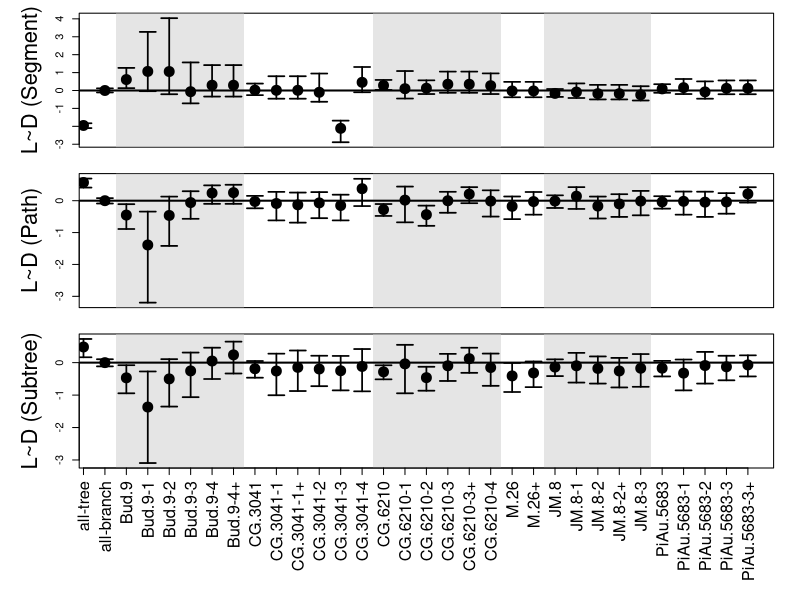
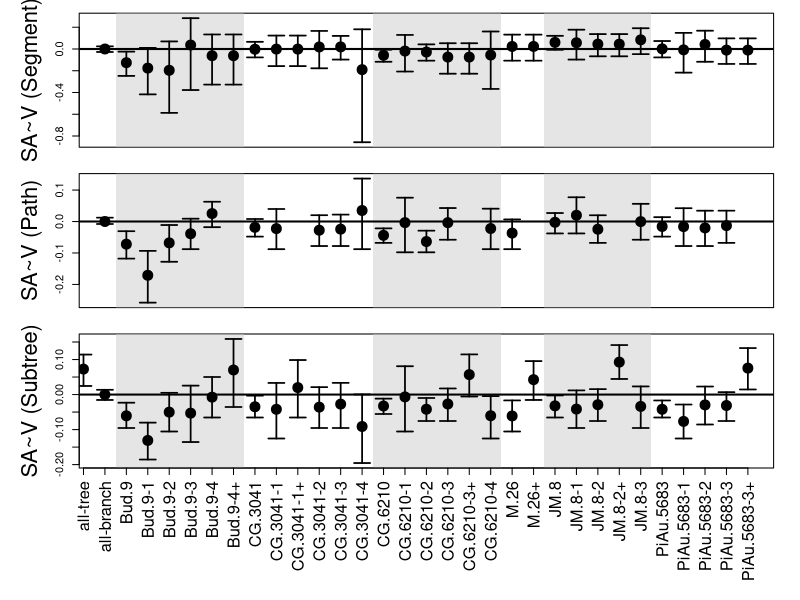
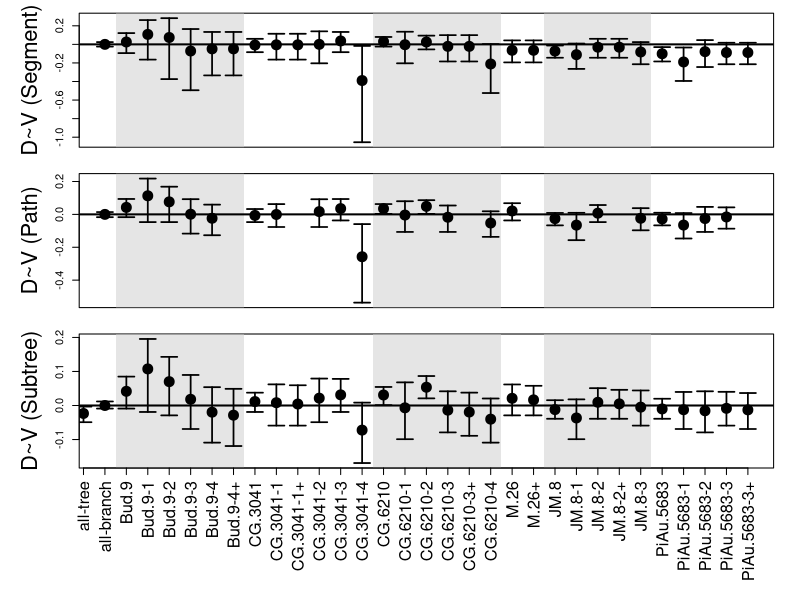
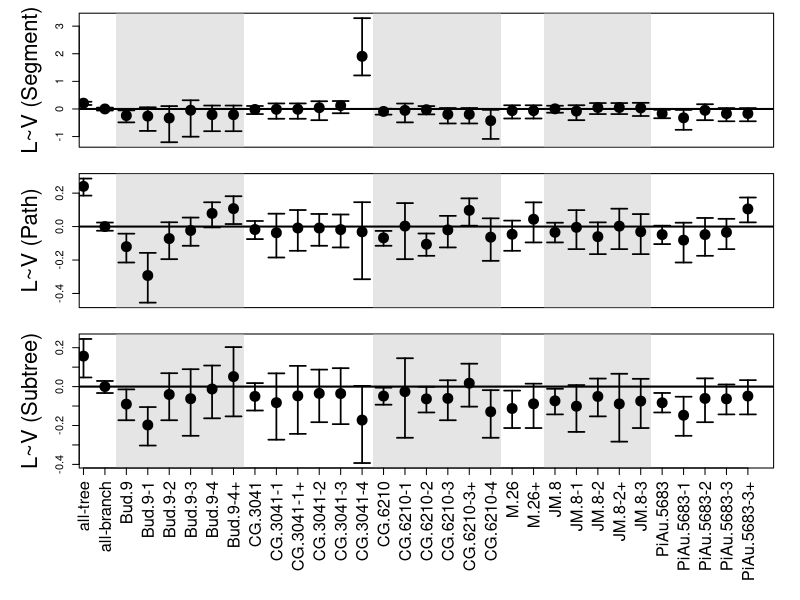
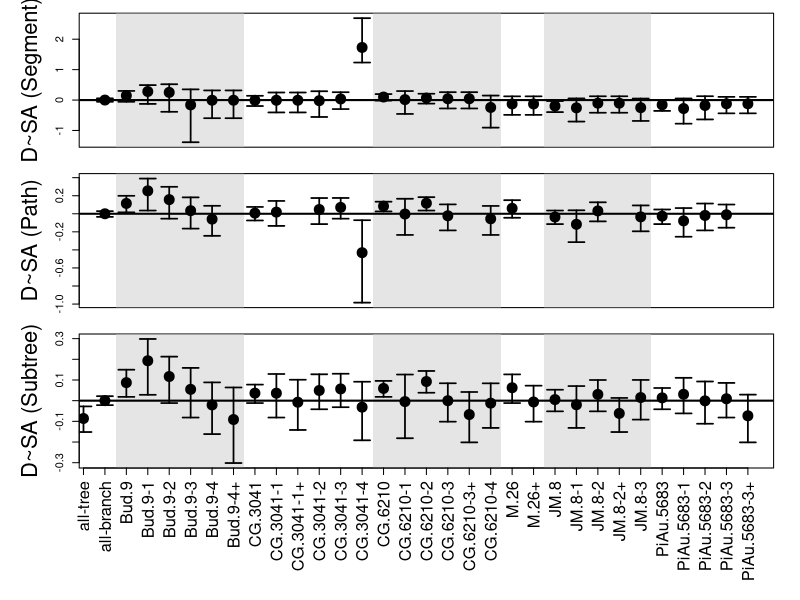
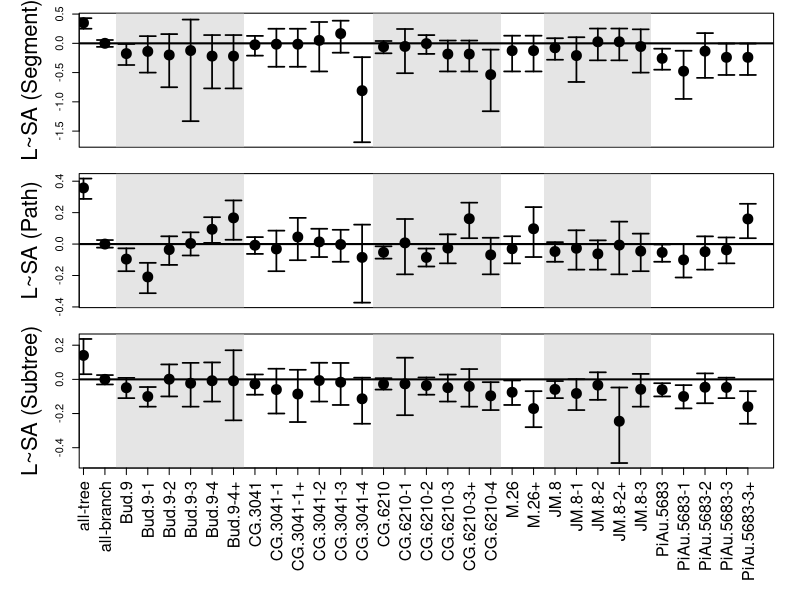
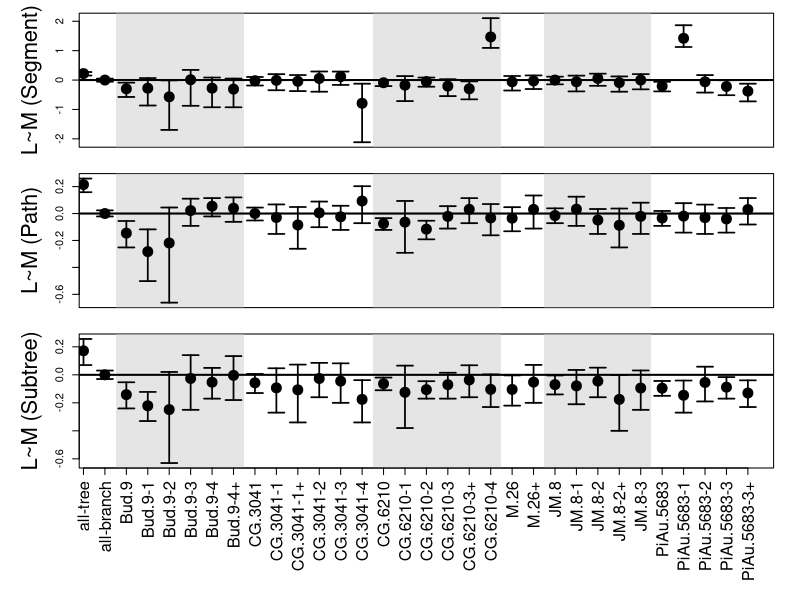
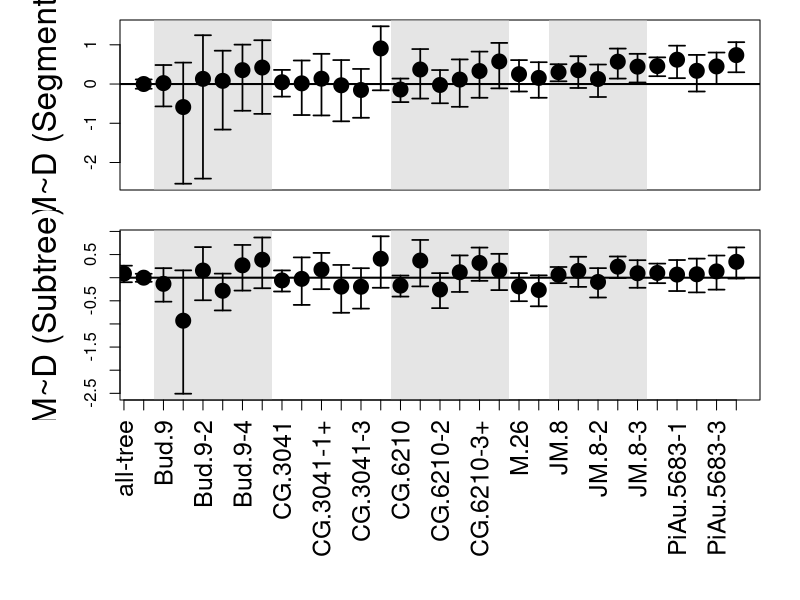

Here is the R script that generated these plots, in order:
# This script calculates slope differences from the SMAResults.csv.

library(`stringr`)
# Functions ----

get_data <- function(){
  # Compiles data for computation from the visually oriented SMAResults file
  
  sma <- read.csv("SMAResults.csv", sep=",", head=T) 
  
  input_data <- list()
  for (i in 1:27){                              # Scaling relationships
    input_data[[i]] <- list()
    for (j in 1:7){                             # Results output
      #  1. Intercept, 2. Int CI-, 3. Int CI+, 
      #  4. Exponent,  5. Exp CI-, 6. Exp CI+, 7.R2 
      input_data[[i]][[j]] <- vector(length = 32)
      for (k in 1:32) {                         # Groups and individuals
        input_data[[i]][[j]][k] = as.numeric(str_split(
          sma[(k+1),(i+2)], ";")[[1]][j])
      }
    }
  }
  return(input_data)
}

calc_m_diffs <- function(relationship, focal_group, i){
  # calculates differences in scaling parameters from focal_group
  m_diff_all = -1 * (sma_res[[relationship]][[4]][i] -
               sma_res[[relationship]][[4]][focal_group])
  
  m_diff_CId = -1 * (sma_res[[relationship]][[5]][i] - 
               sma_res[[relationship]][[4]][focal_group])

  m_diff_CIu = -1 * (sma_res[[relationship]][[6]][i] - 
               sma_res[[relationship]][[4]][focal_group])

  return(c(m_diff_all, m_diff_CId, m_diff_CIu,
           sma_res[[relationship]][[7]][i]))
}

calc_int_diffs <- function(relationship, focal_group, i){
  # calculates differences in scaling parameters from focal_group
  int_diff_all = -1 * (sma_res[[relationship]][[1]][i] -
                       sma_res[[relationship]][[1]][focal_group])
  
  int_diff_CId = -1 * (sma_res[[relationship]][[2]][i] - 
                       sma_res[[relationship]][[1]][focal_group])
  
  int_diff_CIu = -1 * (sma_res[[relationship]][[3]][i] - 
                       sma_res[[relationship]][[1]][focal_group])
  
  return(c(int_diff_all, int_diff_CId, int_diff_CIu,
           sma_res[[relationship]][[7]][i]))
}

calc_m_diffs_std <- function(relationship, focal_group, i){
  # calculates differences in scaling parameters from focal group 
  # standardized by focal group CI
  all_branch_CI = sma_res[[relationship]][[6]][focal_group] - 
                  sma_res[[relationship]][[5]][focal_group]
  
  m_diff_all    = -1 * (sma_res[[relationship]][[4]][i] -
                  sma_res[[relationship]][[4]][focal_group]) / 
                  all_branch_CI
  
  m_diff_CId    = -1 * (sma_res[[relationship]][[5]][i] - 
                  sma_res[[relationship]][[4]][focal_group]) / 
                  all_branch_CI
  
  m_diff_CIu    = -1 * (sma_res[[relationship]][[6]][i] - 
                  sma_res[[relationship]][[4]][focal_group]) / 
                  all_branch_CI
  
  return(c(m_diff_all, m_diff_CId, m_diff_CIu,
         sma_res[[relationship]][[7]][i]))  # R2
}

calc_int_diffs_std <- function(relationship, focal_group, i){
  # calculates differences in scaling parameters from focal group 
  # standardized by focal group CI
  all_branch_CI = sma_res[[relationship]][[3]][focal_group] - 
                  sma_res[[relationship]][[2]][focal_group]
  
  int_diff_all    = -1 * (sma_res[[relationship]][[1]][i] -
                          sma_res[[relationship]][[1]][focal_group]) / 
    all_branch_CI
  
  int_diff_CId    = -1 * (sma_res[[relationship]][[2]][i] - 
                          sma_res[[relationship]][[1]][focal_group]) / 
    all_branch_CI
  
  int_diff_CIu    = -1 * (sma_res[[relationship]][[3]][i] - 
                          sma_res[[relationship]][[1]][focal_group]) / 
    all_branch_CI
  
  return(c(int_diff_all, int_diff_CId, int_diff_CIu,
           sma_res[[relationship]][[7]][i]))  # R2
}

get_m_diffs <- function(relationship, focal_group = 2, standardized = F){
  # compiles scaling parameter diffs into output file
  if (standardized == F){
    for (i in 1:length(sma_res[[relationship]][[1]])){
      if(exists('output')){
        output = rbind(output, calc_m_diffs(relationship, focal_group, i))
      } else {
        output = calc_m_diffs(relationship, focal_group, i)
      }
    }
    return(output)
  } else {
    for (i in 1:length(sma_res[[relationship]][[1]])){
      if(exists('output')){
        output = rbind(output, calc_m_diffs_std(relationship, focal_group, i))
      } else {
        output = calc_m_diffs_std(relationship, focal_group, i)
      }
    }
    return(output)
  }
}

get_int_diffs <- function(relationship, focal_group = 2, standardized = F){
  # compiles scaling parameter diffs into output file
  if (standardized == F){
    for (i in 1:length(sma_res[[relationship]][[1]])){
      if(exists('output')){
        output = rbind(output, calc_int_diffs(relationship, focal_group, i))
      } else {
        output = calc_int_diffs(relationship, focal_group, i)
      }
    }
    return(output)
  } else {
    for (i in 1:length(sma_res[[relationship]][[1]])){
      if(exists('output')){
        output = rbind(output, calc_int_diffs_std(relationship, focal_group, i))
      } else {
        output = calc_int_diffs_std(relationship, focal_group, i)
      }
    }
    return(output)
  }
}

poly_set <- function(results, x_set, n){
  # sets the grey shading regions for the plot function
  polygon(x_set, 
          c(min(results[[n]], na.rm=T)-1, max(results[[n]], na.rm=T)+1, 
            max(results[[n]], na.rm=T)+1, min(results[[n]], na.rm=T)-1), 
          col = rgb(.80,.80,.80,0.5), border = NA)
}

gen_plot <- function(results, n){
  # general plot for scaling results by rootstock and individual
  plot(range(2,32), range(min(results[[n]][, 1:3], na.rm=T), max(results[[n]][, 1:3], na.rm=T)), 
       ylab = relationships[n], xlab="", xaxt = 'n', type = 'n',
       ylim = c(min(results[[n]][, 1:3], na.rm=T), max(results[[n]][, 1:3], na.rm=T)))
  poly_set(results, c(2.5, 2.5, 8.5, 8.5), n)
  poly_set(results, c(14.5, 14.5, 20.5, 20.5), n) 
  poly_set(results, c(22.5, 22.5, 27.5, 27.5), n) 
  points(results[[n]][, 1], pch = 19, cex = 2, bg = "black")
  #points(results[[n]][, 2], pch = 25, cex = 2, bg = "black")
  #points(results[[n]][, 3], pch = 16, cex = 4)
  for(s in 1:32){
    arrows(y0=results[[n]][, 2][s], y1=results[[n]][, 3][s], x0=s, x1=s, code=3, angle=90, lwd=1.7, length=.08)  
  }
  abline(h = 0, lwd = 2, lty = 1)
  #abline(h = elastic[n], lwd = 2, lty = 2)
}

multi_plot <- function(results, col_list, location = "topright"){
  # builds panel of general plots for branch-levels by scaling relationship
  par(mfrow = c(length(col_list),1), oma = c(9,0,0,0), mar = c(1,6,1,2), cex.lab = 2, bty = 'o')
  gen_plot(results, col_list[1])
  #par(xpd=T)
  #legend(location, bty = 'n', horiz = T, cex = 2, pt.cex = 2, pt.bg = 'black',
  #       legend = c("Flow",  "Elastic", "All-apples"),  
  #       pch    = c(24, 25, 16))  
  #par(xpd=F)
  for (i in col_list[-1]){ gen_plot(results, i) }
  axis(1, 1:32, group_names, las = 2, cex.axis = 1.5)
}

gen_plot_roots <- function(results, n, relationship, rootstocks = roots_list, 
                           axis = FALSE){
  # general plot for scaling results by rootstock and individual
  plot(range(0,9), range(min(results[[relationship]][, 3][roots_no]), 
                          max(results[[relationship]][, 2][roots_no])), 
       ylab = relationships_abv[n], xlab="", xaxt = 'n', type = 'n',
       ylim = c(min(results[[relationship]][, 3][roots_no]), 
                max(results[[relationship]][, 2][roots_no]))
       )
  for(s in 1:8){
    points(s, results[[relationship]][, 1][as.numeric(rootstocks[[s]][1])], 
           pch = 19, cex = 4, bg = "black")
    arrows(y0=results[[relationship]][, 2][as.numeric(rootstocks[[s]][1])], 
           y1=results[[relationship]][, 3][as.numeric(rootstocks[[s]][1])], 
           x0=s, x1=s, code=3, angle=90, lwd=1.7, length=.08)  
  }
  if (axis == TRUE){
    axis(1, 1:8, names_abv, las = 2, cex.axis = 2.5)
  } else {
    axis(1, 1:8, labels = F, las = 2, cex.axis = 2.5)
  }
  
  abline(h = 0, lwd = 2, lty = 1)
}

multi_plot_roots <- function(results){
  # generates an panel of exponent vs rootstock
  par(mfrow= c(3,3), mar = c(4,5,1,1),  oma = c(9,0,0,0), 
      cex.lab = 2.7, cex.axis = 2.5)
  gen_plot_roots(results, 1, 3) 
  gen_plot_roots(results, 2, 6)
  gen_plot_roots(results, 3, 9)
  gen_plot_roots(results, 4, 12)
  gen_plot_roots(results, 5, 15)
  gen_plot_roots(results, 6, 18)
  gen_plot_roots(results, 7, 21, axis = T)
  gen_plot_roots(results, 8, 23, axis = T)
  gen_plot_roots(results, 9, 26, axis = T)
}

exponent_R2 <- function(results, n, relationship, rootstocks = roots_list, xlabel = ''){
  # generates an exponent by R2 plot at rootstock level
  plot(range(0.4,1), range(min(results[[relationship]][, 1][roots_no], na.rm=T), 
                           max(results[[relationship]][, 1][roots_no], na.rm=T)), 
       ylab = relationships_abv[n], xlab=xlabel, type = 'n',
       ylim = c(min(results[[relationship]][, 1][roots_no], na.rm=T), 
                max(results[[relationship]][, 1][roots_no], na.rm=T)))
  for(root in rootstocks){
    if (is.character(root[1])){
      points(results[[relationship]][, 4][as.numeric(root[1])], 
             results[[relationship]][, 1][as.numeric(root[1])], 
             cex = 5, pch = 23, bg = root[2],  lwd = 4)
    } else {
      points(results[[relationship]][, 4][root[1]], 
             results[[relationship]][, 1][root[1]], 
             cex = root[2], pch = 21, bg = 'grey',  lwd = 4)
    }
  }
}

multi_exp_R2 <- function(results){
  # generates an panel of exponent vs R2 plots
  par(mfrow= c(3,3), mar = c(4,5,1,1), cex.lab = 2.7, cex.axis = 2)
  exponent_R2(results, 1, 3) 
  exponent_R2(results, 2, 6)
  exponent_R2(results, 3, 9)
  exponent_R2(results, 4, 12)
  exponent_R2(results, 5, 15)
  exponent_R2(results, 6, 18)
  exponent_R2(results, 7, 21)
  par(xpd=T)
  legend('bottomleft', bty = 'n', cex = 2.2, pt.lwd = 4,
         legend = names_abv, 
         pch = c(23, 23, 21, 21, 21, 21, 21, 21), 
         pt.bg = c('black', 'grey', 'grey', 'grey', 'grey', 'grey', 'grey', 'grey'),
         pt.cex = c(4, 4, 2, 2.5, 3, 3.5, 4, 4.5)
  )
  par(xpd=F)
  exponent_R2(results, 8, 23, xlabel = 'R2')
  exponent_R2(results, 9, 26)
}

init <- function(){
  # initiates variable lists
  relationships  <<- c("L~D (Segment)", "L~D (Path)", "L~D (Subtree)", 
                       "SA~V (Segment)", "SA~V (Path)", "SA~V (Subtree)", 
                       "D~V (Segment)", "D~V (Path)", "D~V (Subtree)", 
                       "L~V (Segment)", "L~V (Path)", "L~V (Subtree)", 
                       "D~SA (Segment)", "D~SA (Path)", "D~SA (Subtree)", 
                       "L~SA (Segment)", "L~SA (Path)", "L~SA (Subtree)", 
                       "L~M (Segment)", "L~M (Path)", "L~M (Subtree)", 
                       "M~D (Segment)", "M~D (Subtree)", 
                       "M~V (Segment)", "M~V (Path)", "M~V (Subtree)", 
                       "D/P Ratio ~ P Diam")
  
  relationships_abv <<- c("Length ~ Diameter", "Area ~ Volume", "Diameter ~ Volume", 
                          "Length ~ Volume", "Diameter ~ Area", "Length ~ Area", 
                          "Length ~ Mass", "Mass ~ Diameter", "Mass ~ Volume")
  
  group_names <<- c("all-tree", "all-branch",
                    "Bud.9", "Bud.9-1", "Bud.9-2", "Bud.9-3", "Bud.9-4", "Bud.9-4+",
                    "CG.3041", "CG.3041-1", "CG.3041-1+", "CG.3041-2", "CG.3041-3", "CG.3041-4", 
                    "CG.6210", "CG.6210-1", "CG.6210-2", "CG.6210-3", "CG.6210-3+", "CG.6210-4", 
                    "M.26", "M.26+",
                    "JM.8", "JM.8-1", "JM.8-2", "JM.8-2+", "JM.8-3",
                    "PiAu.5683", "PiAu.5683-1", "PiAu.5683-2", "PiAu.5683-3", "PiAu.5683-3+")
  
  names_abv <<- c("All-tree", "All-branch", 
                  "Bud.9", "CG.3041","CG.6210","M.26", "JM.8", "PiAu.5683")
  
  roots_list <<- list(c(1, 'black'),
                      c(2, 'grey'),
                      c(28, 4.5),
                      c(23, 4),
                      c(21, 3.5),
                      c(15, 3),
                      c(9, 2.5),
                      c(3, 2))
  
  roots_no   <<- c(1, 2, 3, 9, 15, 21, 23, 28)
  
  flow    <<- c(2, 2, 2, 
                .75, .75, .75, 
                .25, .25, .25, 
                .5, .5, .5, 
                .33, .33, .33, 
                .67, .67, .67)
  
  elastic <<- c(.67, .67, .67, 
                .625, .625, .625, 
                .375, .375, .375, 
                .25, .25, .25, 
                .6, .6, .6, 
                .4, .4, .4, 
                .25, .25, .25, 
                2.67, 2.67)
}

# Execute ----

sma_res <- get_data()

init()

m_diffs <- list()
for (i in 1:length(sma_res)){
  m_diffs[[i]] = get_m_diffs(i)
}

m_diffs_std <- list()
for (i in 1:length(sma_res)){
  m_diffs_std[[i]] = get_m_diffs(i, standardized = T)
}

int_diffs <- list()
for (i in 1:length(sma_res)){
  int_diffs[[i]] = get_int_diffs(i)
}

int_diffs_std <- list()
for (i in 1:length(sma_res)){
  int_diffs_std[[i]] = get_int_diffs(i, standardized = T)
}

# Visualize ----

pdf(file="m_diffFigures_all.pdf", width= 10, height=10,family="Helvetica", pointsize=12)
multi_plot(m_diffs, c(1:3))
multi_plot(m_diffs, c(4:6))
multi_plot(m_diffs, c(7:9))
multi_plot(m_diffs, c(10:12))
multi_plot(m_diffs, c(13:15))
multi_plot(m_diffs, c(16:18))
multi_plot(m_diffs, c(19:21))
multi_plot(m_diffs, c(22:23))
multi_plot(m_diffs, c(24:26))
multi_plot(m_diffs, c(27))
dev.off()


pdf(file="m_diff_stdFigures_all.pdf", width= 10, height=10,family="Helvetica", pointsize=12)
multi_plot(m_diffs_std, c(1:3))
multi_plot(m_diffs_std, c(4:6))
multi_plot(m_diffs_std, c(7:9))
multi_plot(m_diffs_std, c(10:12))
multi_plot(m_diffs_std, c(13:15))
multi_plot(m_diffs_std, c(16:18))
multi_plot(m_diffs_std, c(19:21))
multi_plot(m_diffs_std, c(22:23), 'bottom')
multi_plot(m_diffs_std, c(24:26))
multi_plot(m_diffs_std, c(27))
dev.off()

pdf(file="m_diffFigures.pdf", width= 16, height=12,family="Helvetica", pointsize=14)
multi_plot_roots(m_diffs) 
dev.off()

pdf(file="m_diffstdFigures.pdf", width= 16, height=12,family="Helvetica", pointsize=14)
multi_plot_roots(m_diffs_std) 
dev.off()  # Used for FIG 1

pdf(file="m_diffsExpR2.pdf", width= 16, height=12,family="Helvetica", pointsize=14)
multi_exp_R2(m_diffs)
dev.off()

pdf(file="m_diffs_stdExpR2.pdf", width= 16, height=12,family="Helvetica", pointsize=14)
multi_exp_R2(m_diffs_std)
dev.off()



pdf(file="int_diff_stdFigures_all.pdf", width= 10, height=10,family="Helvetica", pointsize=12)
multi_plot(int_diffs_std, c(1:3))
multi_plot(int_diffs_std, c(4:6))
multi_plot(int_diffs_std, c(7:9))
multi_plot(int_diffs_std, c(10:12))
multi_plot(int_diffs_std, c(13:15))
multi_plot(int_diffs_std, c(16:18))
multi_plot(int_diffs_std, c(19:21))
multi_plot(int_diffs_std, c(22:23), 'bottom')
multi_plot(int_diffs_std, c(24:26))
multi_plot(int_diffs_std, c(27))
dev.off()

pdf(file="int_diffstdFigures.pdf", width= 16, height=12,family="Helvetica", pointsize=14)
multi_plot_roots(int_diffs_std) 
dev.off()

pdf(file="int_diffs_stdExpR2.pdf", width= 16, height=12,family="Helvetica", pointsize=14)
multi_exp_R2(int_diffs_std)
dev.off()